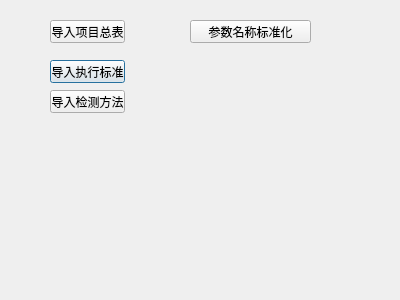
<?xml version="1.0" encoding="UTF-8"?>
<ui version="4.0">
 <class>StaticDataManager</class>
 <widget class="QDialog" name="StaticDataManager">
  <property name="geometry">
   <rect>
    <x>0</x>
    <y>0</y>
    <width>400</width>
    <height>300</height>
   </rect>
  </property>
  <property name="windowTitle">
   <string>Dialog</string>
  </property>
  <widget class="QPushButton" name="improtLimitStandardBtn">
   <property name="geometry">
    <rect>
     <x>50</x>
     <y>60</y>
     <width>75</width>
     <height>23</height>
    </rect>
   </property>
   <property name="text">
    <string>导入执行标准</string>
   </property>
  </widget>
  <widget class="QPushButton" name="improtTestMethod">
   <property name="geometry">
    <rect>
     <x>50</x>
     <y>90</y>
     <width>75</width>
     <height>23</height>
    </rect>
   </property>
   <property name="text">
    <string>导入检测方法</string>
   </property>
  </widget>
  <widget class="QLabel" name="status">
   <property name="geometry">
    <rect>
     <x>0</x>
     <y>250</y>
     <width>391</width>
     <height>20</height>
    </rect>
   </property>
   <property name="text">
    <string/>
   </property>
  </widget>
  <widget class="QPushButton" name="improtParameterBtn">
   <property name="geometry">
    <rect>
     <x>50</x>
     <y>20</y>
     <width>75</width>
     <height>23</height>
    </rect>
   </property>
   <property name="text">
    <string>导入项目总表</string>
   </property>
  </widget>
  <widget class="QPushButton" name="parameterStdBtn">
   <property name="geometry">
    <rect>
     <x>190</x>
     <y>20</y>
     <width>121</width>
     <height>23</height>
    </rect>
   </property>
   <property name="text">
    <string>参数名称标准化</string>
   </property>
  </widget>
 </widget>
 <resources/>
 <connections/>
</ui>
